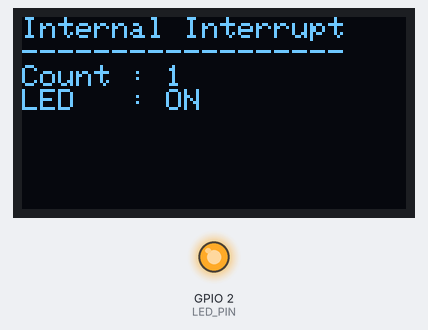
A program run on a simulated ESP32. Parts: 128×64 one-colour display, output pins drawn as LEDs (lit = HIGH). What the program prints to the serial monitor is not drawn.

Above: at 3.1 s.
At 11.1 s:
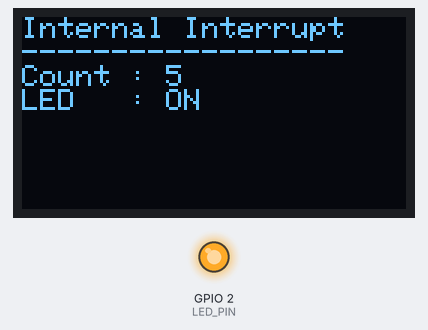
At 19.1 s:
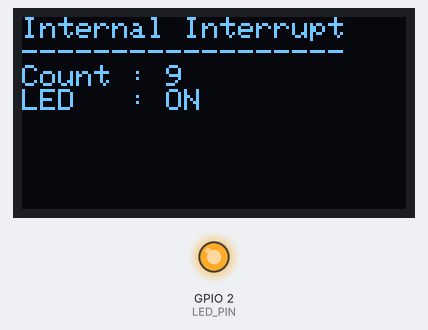
At 37.1 s:
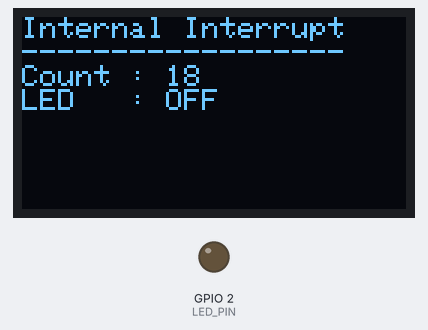
Timing chart, 0 to 40.0 s (numbered marks = the images above):
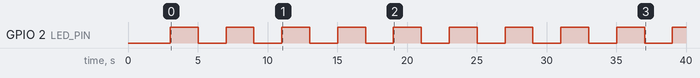

Measured:
- by itself, GPIO 2 (LED_PIN): alternates HIGH for 2.0 s and LOW for 2.0 s
- what the display in image 0 shows lasts 2.0 s, from 3.1 s to 5.1 s

The program:

main.cpp
```cpp
#include <Arduino.h>
#include <Wire.h>
#include <Adafruit_GFX.h>
#include <Adafruit_SSD1306.h>

#define LED_PIN 2

// OLED config
#define SCREEN_WIDTH 128
#define SCREEN_HEIGHT 64
#define OLED_RESET -1
Adafruit_SSD1306 display(SCREEN_WIDTH, SCREEN_HEIGHT, &Wire, OLED_RESET);

// Timer
hw_timer_t *timer = NULL;
portMUX_TYPE timerMux = portMUX_INITIALIZER_UNLOCKED;

volatile uint32_t interruptCount = 0;
volatile bool timerFlag = false;

// ISR Timer
void IRAM_ATTR onTimer() {
    portENTER_CRITICAL_ISR(&timerMux);
    interruptCount++;
    timerFlag = true;
    portEXIT_CRITICAL_ISR(&timerMux);
}

void setup() {
    Serial.begin(115200);
    delay(1000);

    Serial.println("Internal Timer Interrupt + OLED");

    pinMode(LED_PIN, OUTPUT);

    // Inisialisasi OLED
    if (!display.begin(SSD1306_SWITCHCAPVCC, 0x3C)) {
        Serial.println("OLED gagal start");
        while (true);
    }

    display.clearDisplay();
    display.setTextSize(1);
    display.setTextColor(SSD1306_WHITE);

    // Timer 0, prescaler 80 → 1 tick = 1 µs
    timer = timerBegin(0, 80, true);

    // 2.000.000 µs = 2 detik
    timerAttachInterrupt(timer, &onTimer, true);
    timerAlarmWrite(timer, 2000000, true);
    timerAlarmEnable(timer);

    Serial.println("Timer interrupt setiap 2 detik aktif");
}

void loop() {
    if (timerFlag) {
        portENTER_CRITICAL(&timerMux);
        timerFlag = false;
        uint32_t count = interruptCount;
        portEXIT_CRITICAL(&timerMux);

        // Toggle LED
        digitalWrite(LED_PIN, !digitalRead(LED_PIN));

        // Serial
        Serial.printf("Interrupt ke-%lu\n", count);

        // Update OLED
        display.clearDisplay();
        display.setCursor(0, 0);
        display.println("Internal Interrupt");
        display.println("------------------");
        display.print("Count : ");
        display.println(count);
        display.print("LED   : ");
        display.println(digitalRead(LED_PIN) ? "ON" : "OFF");
        display.display();
    }
}
```
